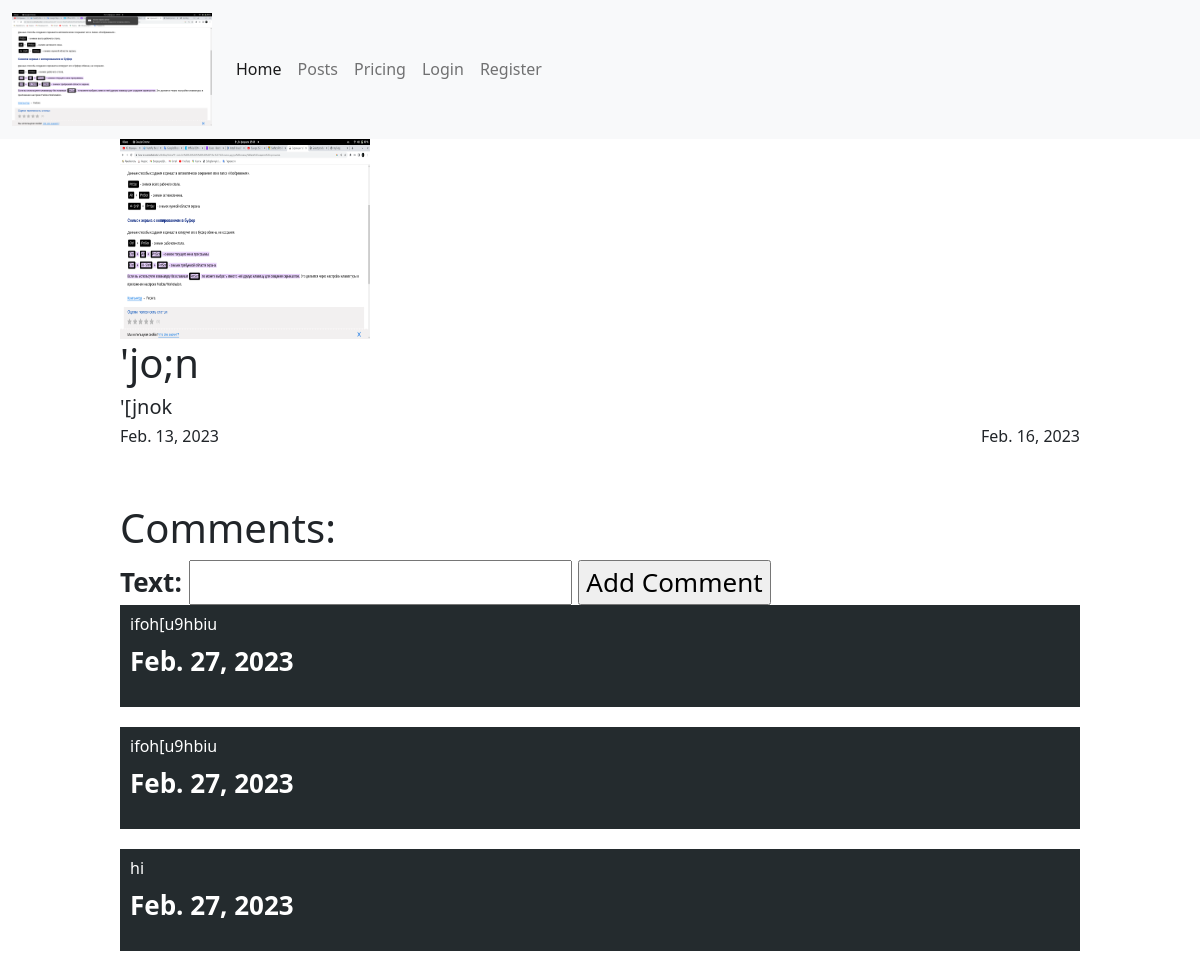
/posts/3/, run on the app's committed database.
### posts/models.py (models this page shows, shortened)
class Post(models.Model):
    image = models.ImageField(blank=True, null=True)
    title = models.CharField(max_length=255)
    description = models.TextField()
    rate = models.FloatField(default=0.0)
    create_date = models.DateField(auto_now_add=True)
    modefied_date = models.DateField(auto_now=True)
    hashtags = models.ManyToManyField(Hashtag, blank=True)

class Comment(models.Model):
    text = models.CharField(max_length=355)
    post = models.ForeignKey(Post, on_delete=models.CASCADE, related_name='comments')
    create_date = models.DateField(auto_now_add=True)

### posts/views.py (the view, shortened to what this page needs)
# urls.py: path('posts/<int:id>/', post_view),
def post_view(request, id):
    if request.method == 'GET':
        post = Post.objects.get(id=id)
        context = {
            'post': post,
            'comments': post.comments.all(),
            'form': CommentCreateForm
        }
        return render(request, 'posts/detail.html', context=context)

### templates/posts/detail.html (shortened to what this page needs)
{% extends 'layouts/index.html' %}
{% block content %}
    <div class="post">
        <img src="/media/{{ post.image }}" alt="">
        <h1>{{ post.title }}</h1>
        <h5>{{ post.description }}</h5>
        <div class="dates">
            <h6>{{ post.create_date }}</h6>
            <h6>{{ post.modefied_date }}</h6>
        </div>
        <div class="comments_title">
            <div class="comments">
                <h1>Comments:</h1>
                <form action="/posts/{{ post.id }}/" method="post">
                    {{ form }}
                    <input type="submit" value="Add Comment">
                </form>
                {% for comment in comments %}
                    <div class="comment_block">
                        <h6>{{ comment.text }}</h6>
                        <p>{{ comment.create_date }}</p>
                    </div>
                {% endfor %}
            </div>
        </div>
    </div>
{% endblock %}

### templates/posts/detail.html (style rules this page uses)
.post { width: 80%; margin-left: 10%; }
.post > img { width: 250px; height: 200px; }
.dates { display: flex; justify-content: space-between; }
.comments { margin-top: 50px; }
.comment_block { color: white; padding: 10px; margin-bottom: 20px; background: #242b2e; }
.comments_title { font-size: 26px; font-weight: bold; margin-top: 50px; }

### data on the page
Post: image (picture), title "'jo;n", description "'[jnok", create_date "Feb. 13, 2023", modefied_date "Feb. 16, 2023"
Comment: text "ifoh[u9hbiu", create_date "Feb. 27, 2023"
Comment: text "ifoh[u9hbiu", create_date "Feb. 27, 2023"
Comment: text "hi", create_date "Feb. 27, 2023"
